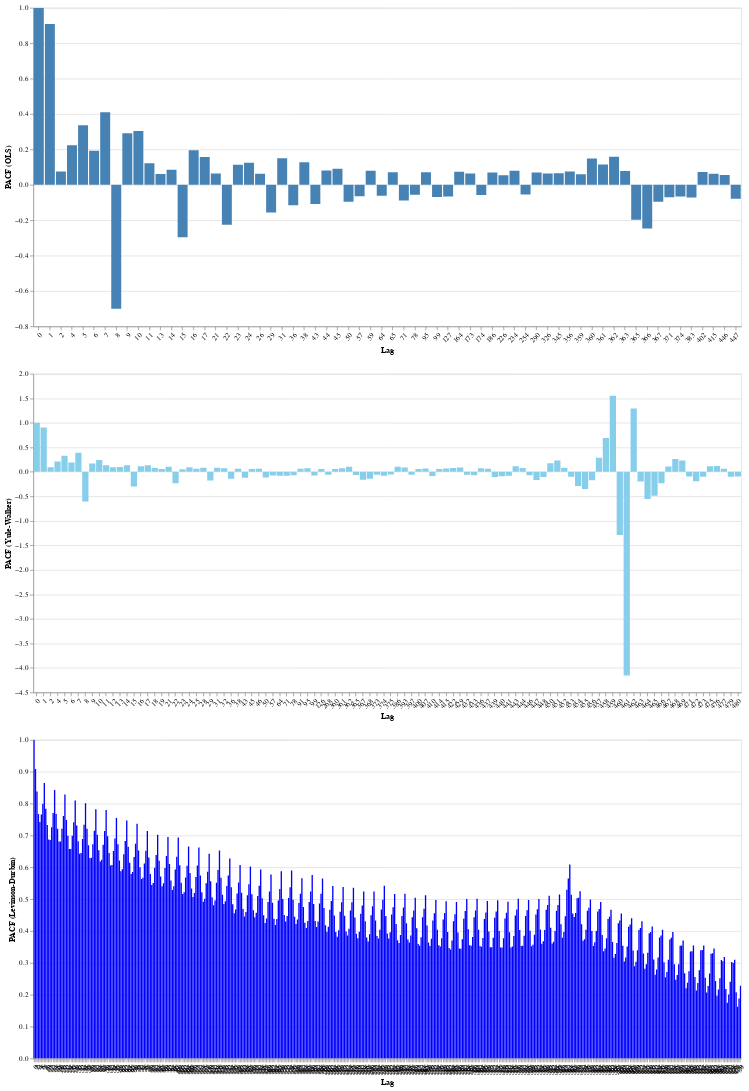

The notebook cell saved with this chart:
### Markdown cell above
## Częściowa funkcja autokorelacji (PACF)

### Code cell
import statsmodels.api as sm
import pandas as pd
import matplotlib.pyplot as plt
import altair as alt
import numpy as np

# Obliczanie maksymalnej dopuszczalnej liczby opóźnień
nobs = len(df)
max_nlags = nobs - 1

# Wybór liczby opóźnień
nlags = min(480, max_nlags)

# Obliczanie PACF różnymi metodami
pacf_ols = sm.tsa.stattools.pacf_ols(total_column, nlags=nlags)
pacf_yw = sm.tsa.stattools.pacf_yw(total_column, nlags=nlags)
pacf_lev = sm.tsa.stattools.levinson_durbin_pacf(pacf_ols, nlags=nlags) 
pacf_lev = pacf_lev[1]  # Extract only the pacf values

# Obliczanie granic przedziału ufności
conf_int = 2.33 / np.sqrt(len(df))

# Tworzenie DataFrame dla PACF OLS, Yule-Walkera i Levinson-Durbin
pacf_ols_df = pd.DataFrame({'lag': range(len(pacf_ols)), 'PACF_ols': pacf_ols})
pacf_yw_df = pd.DataFrame({'lag': range(len(pacf_yw)), 'PACF_yw': pacf_yw})
pacf_lv_df = pd.DataFrame({'lag': range(len(pacf_lev)), 'PACF_lv': pacf_lev})

# Dodanie kolumn oznaczających istotność 
pacf_ols_df['is_significant_positive_ols'] = pacf_ols_df['PACF_ols'] > conf_int
pacf_ols_df['is_significant_negative_ols'] = pacf_ols_df['PACF_ols'] < -conf_int

pacf_yw_df['is_significant_positive_yw'] = pacf_yw_df['PACF_yw'] > conf_int
pacf_yw_df['is_significant_negative_yw'] = pacf_yw_df['PACF_yw'] < -conf_int

pacf_lv_df['is_significant_positive_lv'] = pacf_lv_df['PACF_lv'] > conf_int  # Corrected column name
pacf_lv_df['is_significant_negative_lv'] = pacf_lv_df['PACF_lv'] < -conf_int  # Corrected column name

# Filter and sort the dataframes
filtered_pacf_ols_df = pacf_ols_df[
(pacf_ols_df['PACF_ols'] > conf_int) | (pacf_ols_df['PACF_ols'] < -conf_int)
].sort_values(by='PACF_ols', ascending=False, key=abs)

filtered_pacf_yw_df = pacf_yw_df[
(pacf_yw_df['PACF_yw'] > conf_int) | (pacf_yw_df['PACF_yw'] < -conf_int)
].sort_values(by='PACF_yw', ascending=False, key=abs)

filtered_pacf_lv_df = pacf_lv_df[
(pacf_lv_df['PACF_lv'] > conf_int) | (pacf_lv_df['PACF_lv'] < -conf_int)
].sort_values(by='PACF_lv', ascending=False, key=abs)

# Create selection using newer function and correct empty value
nearest = alt.selection_point(nearest=True, on='mouseover',fields=['lag'], empty=False)

# Create base chart for both methods
base = alt.Chart().encode(
x=alt.X('lag:O', axis=alt.Axis(labelAngle=-45), title='Lag'),tooltip=['lag','PACF'])

# Charts for each method
bar_ols = base.mark_bar(color='steelblue').encode(
y=alt.Y('PACF_ols:Q', title='PACF (OLS)'),
tooltip = ['lag','PACF_ols']
).properties(
data=filtered_pacf_ols_df
)

bar_yw = base.mark_bar(color='skyblue').encode(
y=alt.Y('PACF_yw:Q', title='PACF (Yule-Walker)'),
tooltip = ['lag','PACF_yw']
).properties(
data=filtered_pacf_yw_df
)

bar_lv = base.mark_bar(color='blue').encode(
y=alt.Y('PACF_lv:Q', title='PACF (Levinson-Durbin)'),
tooltip = ['lag','PACF_lv']
).properties(
data=filtered_pacf_lv_df
)

# Interactive elements function (modified to use 'nearest')
def add_interactive_elements(chart, pacf_column):
# Transparent selectors across the chart.
  selectors = chart.mark_point().encode(
  x='lag:O',
  opacity=alt.value(0),
  ).add_params(
  nearest
  )
  # Draw points on the line, and highlight based on selection
  points = chart.mark_point().encode(
  opacity=alt.condition(nearest, alt.value(1), alt.value(0))
  )

# Draw text labels near the points, and highlight based on selection
  text = chart.mark_text(align='left', dx=5, dy=-5).encode(
  text=alt.condition(nearest, f'{pacf_column}:Q', alt.value(' '))
  )

  # Draw a rule at the location of the selection
  rules = chart.mark_rule(color='gray').encode(
  x='lag:O',
  ).transform_filter(
  nearest
  )

  return alt.layer(
   chart, selectors, points, rules, text
  ).properties(
   width=1000, height=450
  ).interactive()

chart_ols = add_interactive_elements(bar_ols, 'PACF_ols')
chart_yw = add_interactive_elements(bar_yw, 'PACF_yw')
chart_lv = add_interactive_elements(bar_lv, 'PACF_lv')

# Combine the plots
chart = alt.vconcat(chart_ols, chart_yw, chart_lv)
display(chart)

# Wyświetlanie tabel
print("Most Significant PACF Values (OLS):\n")
print(filtered_pacf_ols_df[['lag', 'PACF_ols']].head(16).to_markdown(index=False,numalign="left", stralign="left"))

print("\nMost Significant PACF Values (Yule-Walker):\n")
print(filtered_pacf_yw_df[['lag', 'PACF_yw']].head(16).to_markdown(index=False,numalign="left", stralign="left"))

print("\nMost Significant PACF Values (Levinson-Durbin):\n")
print(filtered_pacf_lv_df[['lag', 'PACF_lv']].head(16).to_markdown(index=False,numalign="left", stralign="left"))

### Figure 1 — Vega-Lite specification as saved in the notebook (floating-point values rounded to 4 significant figures; data arrays with more than 128 entries replaced by an {"elided": "..."} marker saying what was removed)
{"config": {"view": {"continuousWidth": 300, "continuousHeight": 300}}, "vconcat": [{"layer": [{"mark": {"type": "bar", "color": "steelblue"}, "encoding": {"tooltip": [{"field": "lag", "type": "quantitative"}, {"field": "PACF_ols", "type": "quantitative"}], "x": {"axis": {"labelAngle": -45}, "field": "lag", "title": "Lag", "type": "ordinal"}, "y": {"field": "PACF_ols", "title": "PACF (OLS)", "type": "quantitative"}}, "name": "view_10"}, {"mark": {"type": "point"}, "encoding": {"opacity": {"value": 0}, "tooltip": [{"field": "lag", "type": "quantitative"}, {"field": "PACF_ols", "type": "quantitative"}], "x": {"field": "lag", "type": "ordinal"}, "y": {"field": "PACF_ols", "title": "PACF (OLS)", "type": "quantitative"}}, "name": "view_7"}, {"mark": {"type": "point"}, "encoding": {"opacity": {"condition": {"param": "param_5", "value": 1, "empty": false}, "value": 0}, "tooltip": [{"field": "lag", "type": "quantitative"}, {"field": "PACF_ols", "type": "quantitative"}], "x": {"axis": {"labelAngle": -45}, "field": "lag", "title": "Lag", "type": "ordinal"}, "y": {"field": "PACF_ols", "title": "PACF (OLS)", "type": "quantitative"}}}, {"mark": {"type": "rule", "color": "gray"}, "encoding": {"tooltip": [{"field": "lag", "type": "quantitative"}, {"field": "PACF_ols", "type": "quantitative"}], "x": {"field": "lag", "type": "ordinal"}, "y": {"field": "PACF_ols", "title": "PACF (OLS)", "type": "quantitative"}}, "transform": [{"filter": {"param": "param_5", "empty": false}}]}, {"mark": {"type": "text", "align": "left", "dx": 5, "dy": -5}, "encoding": {"text": {"condition": {"param": "param_5", "empty": false, "field": "PACF_ols", "type": "quantitative"}, "value": " "}, "tooltip": [{"field": "lag", "type": "quantitative"}, {"field": "PACF_ols", "type": "quantitative"}], "x": {"axis": {"labelAngle": -45}, "field": "lag", "title": "Lag", "type": "ordinal"}, "y": {"field": "PACF_ols", "title": "PACF (OLS)", "type": "quantitative"}}}], "data": {"name": "data-8184380b1d646b966a72e067d71b3f35"}, "height": 450, "width": 1000}, {"layer": [{"mark": {"type": "bar", "color": "skyblue"}, "encoding": {"tooltip": [{"field": "lag", "type": "quantitative"}, {"field": "PACF_yw", "type": "quantitative"}], "x": {"axis": {"labelAngle": -45}, "field": "lag", "title": "Lag", "type": "ordinal"}, "y": {"field": "PACF_yw", "title": "PACF (Yule-Walker)", "type": "quantitative"}}, "name": "view_11"}, {"mark": {"type": "point"}, "encoding": {"opacity": {"value": 0}, "tooltip": [{"field": "lag", "type": "quantitative"}, {"field": "PACF_yw", "type": "quantitative"}], "x": {"field": "lag", "type": "ordinal"}, "y": {"field": "PACF_yw", "title": "PACF (Yule-Walker)", "type": "quantitative"}}, "name": "view_8"}, {"mark": {"type": "point"}, "encoding": {"opacity": {"condition": {"param": "param_5", "value": 1, "empty": false}, "value": 0}, "tooltip": [{"field": "lag", "type": "quantitative"}, {"field": "PACF_yw", "type": "quantitative"}], "x": {"axis": {"labelAngle": -45}, "field": "lag", "title": "Lag", "type": "ordinal"}, "y": {"field": "PACF_yw", "title": "PACF (Yule-Walker)", "type": "quantitative"}}}, {"mark": {"type": "rule", "color": "gray"}, "encoding": {"tooltip": [{"field": "lag", "type": "quantitative"}, {"field": "PACF_yw", "type": "quantitative"}], "x": {"field": "lag", "type": "ordinal"}, "y": {"field": "PACF_yw", "title": "PACF (Yule-Walker)", "type": "quantitative"}}, "transform": [{"filter": {"param": "param_5", "empty": false}}]}, {"mark": {"type": "text", "align": "left", "dx": 5, "dy": -5}, "encoding": {"text": {"condition": {"param": "param_5", "empty": false, "field": "PACF_yw", "type": "quantitative"}, "value": " "}, "tooltip": [{"field": "lag", "type": "quantitative"}, {"field": "PACF_yw", "type": "quantitative"}], "x": {"axis": {"labelAngle": -45}, "field": "lag", "title": "Lag", "type": "ordinal"}, "y": {"field": "PACF_yw", "title": "PACF (Yule-Walker)", "type": "quantitative"}}}], "data": {"name": "data-99c6a8d1e40e4103fbda6972f134da31"}, "height": 450, "width": 1000}, {"layer": [{"mark": {"type": "bar", "color": "blue"}, "encoding": {"tooltip": [{"field": "lag", "type": "quantitative"}, {"field": "PACF_lv", "type": "quantitative"}], "x": {"axis": {"labelAngle": -45}, "field": "lag", "title": "Lag", "type": "ordinal"}, "y": {"field": "PACF_lv", "title": "PACF (Levinson-Durbin)", "type": "quantitative"}}, "name": "view_12"}, {"mark": {"type": "point"}, "encoding": {"opacity": {"value": 0}, "tooltip": [{"field": "lag", "type": "quantitative"}, {"field": "PACF_lv", "type": "quantitative"}], "x": {"field": "lag", "type": "ordinal"}, "y": {"field": "PACF_lv", "title": "PACF (Levinson-Durbin)", "type": "quantitative"}}, "name": "view_9"}, {"mark": {"type": "point"}, "encoding": {"opacity": {"condition": {"param": "param_5", "value": 1, "empty": false}, "value": 0}, "tooltip": [{"field": "lag", "type": "quantitative"}, {"field": "PACF_lv", "type": "quantitative"}], "x": {"axis": {"labelAngle": -45}, "field": "lag", "title": "Lag", "type": "ordinal"}, "y": {"field": "PACF_lv", "title": "PACF (Levinson-Durbin)", "type": "quantitative"}}}, {"mark": {"type": "rule", "color": "gray"}, "encoding": {"tooltip": [{"field": "lag", "type": "quantitative"}, {"field": "PACF_lv", "type": "quantitative"}], "x": {"field": "lag", "type": "ordinal"}, "y": {"field": "PACF_lv", "title": "PACF (Levinson-Durbin)", "type": "quantitative"}}, "transform": [{"filter": {"param": "param_5", "empty": false}}]}, {"mark": {"type": "text", "align": "left", "dx": 5, "dy": -5}, "encoding": {"text": {"condition": {"param": "param_5", "empty": false, "field": "PACF_lv", "type": "quantitative"}, "value": " "}, "tooltip": [{"field": "lag", "type": "quantitative"}, {"field": "PACF_lv", "type": "quantitative"}], "x": {"axis": {"labelAngle": -45}, "field": "lag", "title": "Lag", "type": "ordinal"}, "y": {"field": "PACF_lv", "title": "PACF (Levinson-Durbin)", "type": "quantitative"}}}], "data": {"name": "data-e2ede46e94a00262f29d1c632b70ae1a"}, "height": 450, "width": 1000}], "params": [{"name": "param_5", "select": {"type": "point", "fields": ["lag"], "nearest": true, "on": "mouseover"}, "views": ["view_7", "view_8", "view_9"]}, {"name": "param_6", "select": {"type": "interval", "encodings": ["x", "y"]}, "bind": "scales", "views": ["view_10"]}, {"name": "param_7", "select": {"type": "interval", "encodings": ["x", "y"]}, "bind": "scales", "views": ["view_11"]}, {"name": "param_8", "select": {"type": "interval", "encodings": ["x", "y"]}, "bind": "scales", "views": ["view_12"]}], "$schema": "https://vega.github.io/schema/vega-lite/v5.8.0.json", "datasets": {"data-8184380b1d646b966a72e067d71b3f35": [{"lag": 0, "PACF_ols": 1.0, "is_significant_positive_ols": true, "is_significant_negative_ols": false}, {"lag": 1, "PACF_ols": 0.9083, "is_significant_positive_ols": true, "is_significant_negative_ols": false}, {"lag": 8, "PACF_ols": -0.7006, "is_significant_positive_ols": false, "is_significant_negative_ols": true}, {"lag": 7, "PACF_ols": 0.4098, "is_significant_positive_ols": true, "is_significant_negative_ols": false}, {"lag": 5, "PACF_ols": 0.337, "is_significant_positive_ols": true, "is_significant_negative_ols": false}, {"lag": 10, "PACF_ols": 0.3035, "is_significant_positive_ols": true, "is_significant_negative_ols": false}, {"lag": 15, "PACF_ols": -0.2969, "is_significant_positive_ols": false, "is_significant_negative_ols": true}, {"lag": 9, "PACF_ols": 0.2906, "is_significant_positive_ols": true, "is_significant_negative_ols": false}, {"lag": 366, "PACF_ols": -0.2465, "is_significant_positive_ols": false, "is_significant_negative_ols": true}, {"lag": 22, "PACF_ols": -0.2261, "is_significant_positive_ols": false, "is_significant_negative_ols": true}, {"lag": 4, "PACF_ols": 0.2232, "is_significant_positive_ols": true, "is_significant_negative_ols": false}, {"lag": 365, "PACF_ols": -0.1976, "is_significant_positive_ols": false, "is_significant_negative_ols": true}, {"lag": 16, "PACF_ols": 0.1951, "is_significant_positive_ols": true, "is_significant_negative_ols": false}, {"lag": 6, "PACF_ols": 0.1921, "is_significant_positive_ols": true, "is_significant_negative_ols": false}, {"lag": 362, "PACF_ols": 0.158, "is_significant_positive_ols": true, "is_significant_negative_ols": false}, {"lag": 17, "PACF_ols": 0.1566, "is_significant_positive_ols": true, "is_significant_negative_ols": false}, {"lag": 29, "PACF_ols": -0.1564, "is_significant_positive_ols": false, "is_significant_negative_ols": true}, {"lag": 31, "PACF_ols": 0.1493, "is_significant_positive_ols": true, "is_significant_negative_ols": false}, {"lag": 360, "PACF_ols": 0.1483, "is_significant_positive_ols": true, "is_significant_negative_ols": false}, {"lag": 38, "PACF_ols": 0.1274, "is_significant_positive_ols": true, "is_significant_negative_ols": false}, {"lag": 24, "PACF_ols": 0.1246, "is_significant_positive_ols": true, "is_significant_negative_ols": false}, {"lag": 11, "PACF_ols": 0.1212, "is_significant_positive_ols": true, "is_significant_negative_ols": false}, {"lag": 36, "PACF_ols": -0.1159, "is_significant_positive_ols": false, "is_significant_negative_ols": true}, {"lag": 361, "PACF_ols": 0.1146, "is_significant_positive_ols": true, "is_significant_negative_ols": false}, {"lag": 23, "PACF_ols": 0.1139, "is_significant_positive_ols": true, "is_significant_negative_ols": false}, {"lag": 43, "PACF_ols": -0.1083, "is_significant_positive_ols": false, "is_significant_negative_ols": true}, {"lag": 367, "PACF_ols": -0.09643, "is_significant_positive_ols": false, "is_significant_negative_ols": true}, {"lag": 50, "PACF_ols": -0.09519, "is_significant_positive_ols": false, "is_significant_negative_ols": true}, {"lag": 45, "PACF_ols": 0.08992, "is_significant_positive_ols": true, "is_significant_negative_ols": false}, {"lag": 71, "PACF_ols": -0.08891, "is_significant_positive_ols": false, "is_significant_negative_ols": true}, {"lag": 14, "PACF_ols": 0.08537, "is_significant_positive_ols": true, "is_significant_negative_ols": false}, {"lag": 44, "PACF_ols": 0.08103, "is_significant_positive_ols": true, "is_significant_negative_ols": false}, {"lag": 59, "PACF_ols": 0.0794, "is_significant_positive_ols": true, "is_significant_negative_ols": false}, {"lag": 234, "PACF_ols": 0.07883, "is_significant_positive_ols": true, "is_significant_negative_ols": false}, {"lag": 447, "PACF_ols": -0.07869, "is_significant_positive_ols": false, "is_significant_negative_ols": true}, {"lag": 363, "PACF_ols": 0.07844, "is_significant_positive_ols": true, "is_significant_negative_ols": false}, {"lag": 356, "PACF_ols": 0.07507, "is_significant_positive_ols": true, "is_significant_negative_ols": false}, {"lag": 2, "PACF_ols": 0.07486, "is_significant_positive_ols": true, "is_significant_negative_ols": false}, {"lag": 164, "PACF_ols": 0.07397, "is_significant_positive_ols": true, "is_significant_negative_ols": false}, {"lag": 383, "PACF_ols": -0.07232, "is_significant_positive_ols": false, "is_significant_negative_ols": true}, {"lag": 402, "PACF_ols": 0.0721, "is_significant_positive_ols": true, "is_significant_negative_ols": false}, {"lag": 371, "PACF_ols": -0.07058, "is_significant_positive_ols": false, "is_significant_negative_ols": true}, {"lag": 95, "PACF_ols": 0.07056, "is_significant_positive_ols": true, "is_significant_negative_ols": false}, {"lag": 65, "PACF_ols": 0.07013, "is_significant_positive_ols": true, "is_significant_negative_ols": false}, {"lag": 290, "PACF_ols": 0.06982, "is_significant_positive_ols": true, "is_significant_negative_ols": false}, {"lag": 99, "PACF_ols": -0.06929, "is_significant_positive_ols": false, "is_significant_negative_ols": true}, {"lag": 186, "PACF_ols": 0.06928, "is_significant_positive_ols": true, "is_significant_negative_ols": false}, {"lag": 374, "PACF_ols": -0.06663, "is_significant_positive_ols": false, "is_significant_negative_ols": true}, {"lag": 127, "PACF_ols": -0.06657, "is_significant_positive_ols": false, "is_significant_negative_ols": true}, {"lag": 345, "PACF_ols": 0.06523, "is_significant_positive_ols": true, "is_significant_negative_ols": false}, {"lag": 57, "PACF_ols": -0.06414, "is_significant_positive_ols": false, "is_significant_negative_ols": true}, {"lag": 21, "PACF_ols": 0.06388, "is_significant_positive_ols": true, "is_significant_negative_ols": false}, {"lag": 173, "PACF_ols": 0.06386, "is_significant_positive_ols": true, "is_significant_negative_ols": false}, {"lag": 326, "PACF_ols": 0.0631, "is_significant_positive_ols": true, "is_significant_negative_ols": false}, {"lag": 26, "PACF_ols": 0.06253, "is_significant_positive_ols": true, "is_significant_negative_ols": false}, {"lag": 64, "PACF_ols": -0.06233, "is_significant_positive_ols": false, "is_significant_negative_ols": true}, {"lag": 415, "PACF_ols": 0.0619, "is_significant_positive_ols": true, "is_significant_negative_ols": false}, {"lag": 13, "PACF_ols": 0.06072, "is_significant_positive_ols": true, "is_significant_negative_ols": false}, {"lag": 359, "PACF_ols": 0.06003, "is_significant_positive_ols": true, "is_significant_negative_ols": false}, {"lag": 174, "PACF_ols": -0.05833, "is_significant_positive_ols": false, "is_significant_negative_ols": true}, {"lag": 78, "PACF_ols": -0.05673, "is_significant_positive_ols": false, "is_significant_negative_ols": true}, {"lag": 446, "PACF_ols": 0.0552, "is_significant_positive_ols": true, "is_significant_negative_ols": false}, {"lag": 254, "PACF_ols": -0.05499, "is_significant_positive_ols": false, "is_significant_negative_ols": true}, {"lag": 226, "PACF_ols": 0.05454, "is_significant_positive_ols": true, "is_significant_negative_ols": false}], "data-99c6a8d1e40e4103fbda6972f134da31": [{"lag": 461, "PACF_yw": -4.153, "is_significant_positive_yw": false, "is_significant_negative_yw": true}, {"lag": 459, "PACF_yw": 1.555, "is_significant_positive_yw": true, "is_significant_negative_yw": false}, {"lag": 462, "PACF_yw": 1.291, "is_significant_positive_yw": true, "is_significant_negative_yw": false}, {"lag": 460, "PACF_yw": -1.29, "is_significant_positive_yw": false, "is_significant_negative_yw": true}, {"lag": 0, "PACF_yw": 1.0, "is_significant_positive_yw": true, "is_significant_negative_yw": false}, {"lag": 1, "PACF_yw": 0.9063, "is_significant_positive_yw": true, "is_significant_negative_yw": false}, {"lag": 458, "PACF_yw": 0.6896, "is_significant_positive_yw": true, "is_significant_negative_yw": false}, {"lag": 8, "PACF_yw": -0.6056, "is_significant_positive_yw": false, "is_significant_negative_yw": true}, {"lag": 464, "PACF_yw": -0.5558, "is_significant_positive_yw": false, "is_significant_negative_yw": true}, {"lag": 465, "PACF_yw": -0.4889, "is_significant_positive_yw": false, "is_significant_negative_yw": true}, {"lag": 7, "PACF_yw": 0.3881, "is_significant_positive_yw": true, "is_significant_negative_yw": false}, {"lag": 455, "PACF_yw": -0.3522, "is_significant_positive_yw": false, "is_significant_negative_yw": true}, {"lag": 5, "PACF_yw": 0.3267, "is_significant_positive_yw": true, "is_significant_negative_yw": false}, {"lag": 15, "PACF_yw": -0.3006, "is_significant_positive_yw": false, "is_significant_negative_yw": true}, {"lag": 454, "PACF_yw": -0.2888, "is_significant_positive_yw": false, "is_significant_negative_yw": true}, {"lag": 457, "PACF_yw": 0.2866, "is_significant_positive_yw": true, "is_significant_negative_yw": false}, {"lag": 468, "PACF_yw": 0.2617, "is_significant_positive_yw": true, "is_significant_negative_yw": false}, {"lag": 10, "PACF_yw": 0.2424, "is_significant_positive_yw": true, "is_significant_negative_yw": false}, {"lag": 466, "PACF_yw": -0.2345, "is_significant_positive_yw": false, "is_significant_negative_yw": true}, {"lag": 469, "PACF_yw": 0.2338, "is_significant_positive_yw": true, "is_significant_negative_yw": false}, {"lag": 22, "PACF_yw": -0.2326, "is_significant_positive_yw": false, "is_significant_negative_yw": true}, {"lag": 451, "PACF_yw": 0.2323, "is_significant_positive_yw": true, "is_significant_negative_yw": false}, {"lag": 4, "PACF_yw": 0.2127, "is_significant_positive_yw": true, "is_significant_negative_yw": false}, {"lag": 463, "PACF_yw": -0.1989, "is_significant_positive_yw": false, "is_significant_negative_yw": true}, {"lag": 472, "PACF_yw": -0.1917, "is_significant_positive_yw": false, "is_significant_negative_yw": true}, {"lag": 6, "PACF_yw": 0.1891, "is_significant_positive_yw": true, "is_significant_negative_yw": false}, {"lag": 29, "PACF_yw": -0.1755, "is_significant_positive_yw": false, "is_significant_negative_yw": true}, {"lag": 450, "PACF_yw": 0.1751, "is_significant_positive_yw": true, "is_significant_negative_yw": false}, {"lag": 456, "PACF_yw": -0.1712, "is_significant_positive_yw": false, "is_significant_negative_yw": true}, {"lag": 9, "PACF_yw": 0.1684, "is_significant_positive_yw": true, "is_significant_negative_yw": false}, {"lag": 447, "PACF_yw": -0.1664, "is_significant_positive_yw": false, "is_significant_negative_yw": true}, {"lag": 367, "PACF_yw": -0.1592, "is_significant_positive_yw": false, "is_significant_negative_yw": true}, {"lag": 368, "PACF_yw": -0.1413, "is_significant_positive_yw": false, "is_significant_negative_yw": true}, {"lag": 36, "PACF_yw": -0.1392, "is_significant_positive_yw": false, "is_significant_negative_yw": true}, {"lag": 11, "PACF_yw": 0.1353, "is_significant_positive_yw": true, "is_significant_negative_yw": false}, {"lag": 14, "PACF_yw": 0.1331, "is_significant_positive_yw": true, "is_significant_negative_yw": false}, {"lag": 17, "PACF_yw": 0.1327, "is_significant_positive_yw": true, "is_significant_negative_yw": false}, {"lag": 476, "PACF_yw": 0.1207, "is_significant_positive_yw": true, "is_significant_negative_yw": false}, {"lag": 43, "PACF_yw": -0.1204, "is_significant_positive_yw": false, "is_significant_negative_yw": true}, {"lag": 50, "PACF_yw": -0.117, "is_significant_positive_yw": false, "is_significant_negative_yw": true}, {"lag": 475, "PACF_yw": 0.1168, "is_significant_positive_yw": true, "is_significant_negative_yw": false}, {"lag": 443, "PACF_yw": 0.1133, "is_significant_positive_yw": true, "is_significant_negative_yw": false}, {"lag": 16, "PACF_yw": 0.112, "is_significant_positive_yw": true, "is_significant_negative_yw": false}, {"lag": 467, "PACF_yw": 0.1089, "is_significant_positive_yw": true, "is_significant_negative_yw": false}, {"lag": 448, "PACF_yw": -0.1048, "is_significant_positive_yw": false, "is_significant_negative_yw": true}, {"lag": 439, "PACF_yw": -0.1038, "is_significant_positive_yw": false, "is_significant_negative_yw": true}, {"lag": 386, "PACF_yw": 0.103, "is_significant_positive_yw": true, "is_significant_negative_yw": false}, {"lag": 362, "PACF_yw": 0.1024, "is_significant_positive_yw": true, "is_significant_negative_yw": false}, {"lag": 453, "PACF_yw": -0.1018, "is_significant_positive_yw": false, "is_significant_negative_yw": true}, {"lag": 21, "PACF_yw": 0.1018, "is_significant_positive_yw": true, "is_significant_negative_yw": false}, {"lag": 473, "PACF_yw": -0.1016, "is_significant_positive_yw": false, "is_significant_negative_yw": true}, {"lag": 479, "PACF_yw": -0.1006, "is_significant_positive_yw": false, "is_significant_negative_yw": true}, {"lag": 13, "PACF_yw": 0.09991, "is_significant_positive_yw": true, "is_significant_negative_yw": false}, {"lag": 480, "PACF_yw": -0.09711, "is_significant_positive_yw": false, "is_significant_negative_yw": true}, {"lag": 2, "PACF_yw": 0.09532, "is_significant_positive_yw": true, "is_significant_negative_yw": false}, {"lag": 12, "PACF_yw": 0.09356, "is_significant_positive_yw": true, "is_significant_negative_yw": false}, {"lag": 471, "PACF_yw": -0.09234, "is_significant_positive_yw": false, "is_significant_negative_yw": true}, {"lag": 440, "PACF_yw": -0.09179, "is_significant_positive_yw": false, "is_significant_negative_yw": true}, {"lag": 24, "PACF_yw": 0.09155, "is_significant_positive_yw": true, "is_significant_negative_yw": false}, {"lag": 393, "PACF_yw": 0.09015, "is_significant_positive_yw": true, "is_significant_negative_yw": false}, {"lag": 429, "PACF_yw": 0.08989, "is_significant_positive_yw": true, "is_significant_negative_yw": false}, {"lag": 410, "PACF_yw": -0.08536, "is_significant_positive_yw": false, "is_significant_negative_yw": true}, {"lag": 452, "PACF_yw": 0.08512, "is_significant_positive_yw": true, "is_significant_negative_yw": false}, {"lag": 28, "PACF_yw": 0.08467, "is_significant_positive_yw": true, "is_significant_negative_yw": false}, {"lag": 31, "PACF_yw": 0.08353, "is_significant_positive_yw": true, "is_significant_negative_yw": false}, {"lag": 64, "PACF_yw": -0.08009, "is_significant_positive_yw": false, "is_significant_negative_yw": true}, {"lag": 422, "PACF_yw": 0.07952, "is_significant_positive_yw": true, "is_significant_negative_yw": false}, {"lag": 444, "PACF_yw": 0.07858, "is_significant_positive_yw": true, "is_significant_negative_yw": false}, {"lag": 18, "PACF_yw": 0.0777, "is_significant_positive_yw": true, "is_significant_negative_yw": false}, {"lag": 71, "PACF_yw": -0.07733, "is_significant_positive_yw": false, "is_significant_negative_yw": true}, {"lag": 441, "PACF_yw": -0.077, "is_significant_positive_yw": false, "is_significant_negative_yw": true}, {"lag": 374, "PACF_yw": -0.07695, "is_significant_positive_yw": false, "is_significant_negative_yw": true}, {"lag": 57, "PACF_yw": -0.07435, "is_significant_positive_yw": false, "is_significant_negative_yw": true}, {"lag": 32, "PACF_yw": 0.07364, "is_significant_positive_yw": true, "is_significant_negative_yw": false}, {"lag": 99, "PACF_yw": -0.0736, "is_significant_positive_yw": false, "is_significant_negative_yw": true}, {"lag": 95, "PACF_yw": 0.07231, "is_significant_positive_yw": true, "is_significant_negative_yw": false}, {"lag": 436, "PACF_yw": 0.07155, "is_significant_positive_yw": true, "is_significant_negative_yw": false}, {"lag": 361, "PACF_yw": 0.07148, "is_significant_positive_yw": true, "is_significant_negative_yw": false}, {"lag": 78, "PACF_yw": -0.06849, "is_significant_positive_yw": false, "is_significant_negative_yw": true}, {"lag": 433, "PACF_yw": -0.06797, "is_significant_positive_yw": false, "is_significant_negative_yw": true}, {"lag": 446, "PACF_yw": -0.06676, "is_significant_positive_yw": false, "is_significant_negative_yw": true}, {"lag": 407, "PACF_yw": 0.06666, "is_significant_positive_yw": true, "is_significant_negative_yw": false}, {"lag": 415, "PACF_yw": 0.06591, "is_significant_positive_yw": true, "is_significant_negative_yw": false}, {"lag": 477, "PACF_yw": 0.06553, "is_significant_positive_yw": true, "is_significant_negative_yw": false}, {"lag": 91, "PACF_yw": 0.06552, "is_significant_positive_yw": true, "is_significant_negative_yw": false}, {"lag": 46, "PACF_yw": 0.06488, "is_significant_positive_yw": true, "is_significant_negative_yw": false}, {"lag": 38, "PACF_yw": 0.06414, "is_significant_positive_yw": true, "is_significant_negative_yw": false}, {"lag": 437, "PACF_yw": 0.06312, "is_significant_positive_yw": true, "is_significant_negative_yw": false}, {"lag": 25, "PACF_yw": 0.06266, "is_significant_positive_yw": true, "is_significant_negative_yw": false}, {"lag": 365, "PACF_yw": -0.06216, "is_significant_positive_yw": false, "is_significant_negative_yw": true}, {"lag": 45, "PACF_yw": 0.06004, "is_significant_positive_yw": true, "is_significant_negative_yw": false}, {"lag": 432, "PACF_yw": -0.05969, "is_significant_positive_yw": false, "is_significant_negative_yw": true}, {"lag": 397, "PACF_yw": -0.05925, "is_significant_positive_yw": false, "is_significant_negative_yw": true}, {"lag": 360, "PACF_yw": 0.05909, "is_significant_positive_yw": true, "is_significant_negative_yw": false}, {"lag": 268, "PACF_yw": -0.05765, "is_significant_positive_yw": false, "is_significant_negative_yw": true}, {"lag": 126, "PACF_yw": 0.05765, "is_significant_positive_yw": true, "is_significant_negative_yw": false}, {"lag": 373, "PACF_yw": -0.05746, "is_significant_positive_yw": false, "is_significant_negative_yw": true}, {"lag": 400, "PACF_yw": 0.05663, "is_significant_positive_yw": true, "is_significant_negative_yw": false}, {"lag": 19, "PACF_yw": 0.0566, "is_significant_positive_yw": true, "is_significant_negative_yw": false}, {"lag": 414, "PACF_yw": 0.05648, "is_significant_positive_yw": true, "is_significant_negative_yw": false}, {"lag": 375, "PACF_yw": -0.05601, "is_significant_positive_yw": false, "is_significant_negative_yw": true}, {"lag": 23, "PACF_yw": 0.05567, "is_significant_positive_yw": true, "is_significant_negative_yw": false}], "data-e2ede46e94a00262f29d1c632b70ae1a": {"elided": "481 records"}}}
